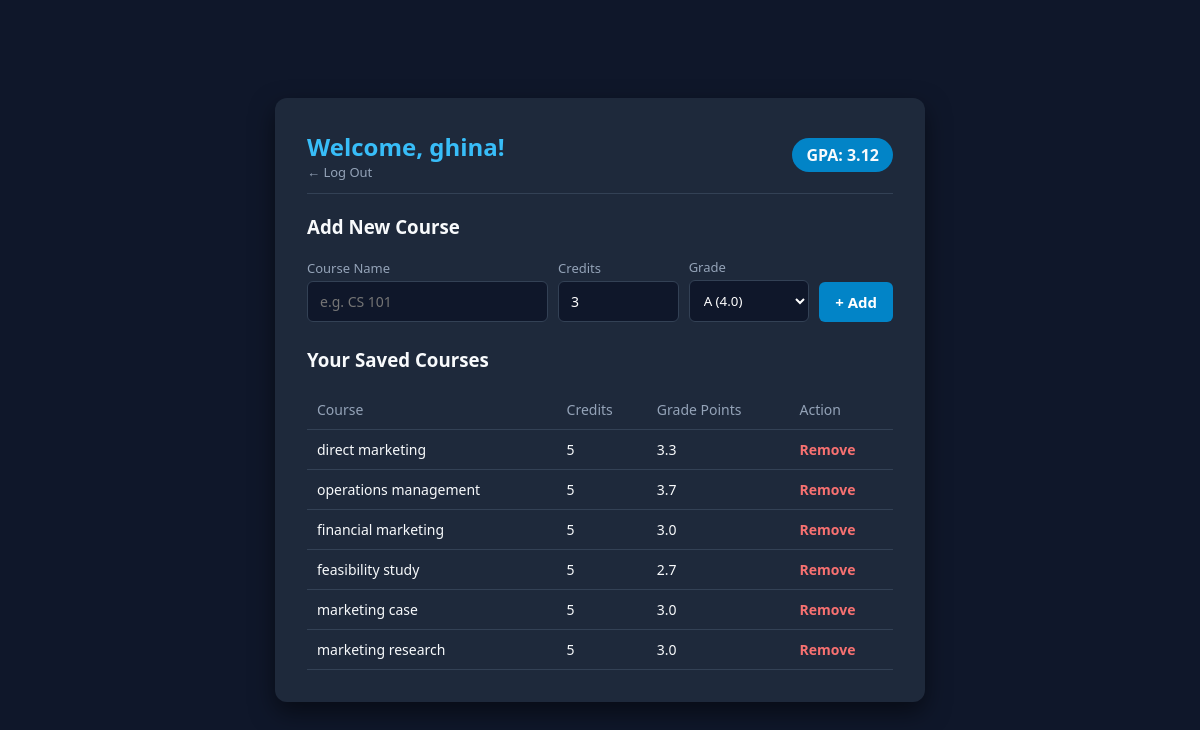
The app's page /dashboard (signed in) with its own data.
### tables this page shows
CREATE TABLE user_grades (
        id INTEGER PRIMARY KEY AUTOINCREMENT,
        username TEXT,
        course_name TEXT,
        credits INTEGER,
        grade_points REAL,
        FOREIGN KEY (username) REFERENCES logen (username) ON DELETE CASCADE
    );

### app.py (the view)
@app.route('/dashboard')
def dashboard():
    if 'user' not in session:
        flash("Please log in first.", "error")
        return redirect(url_for('index'))
    username = session['user']
    conn = get_db()
    cursor = conn.cursor()
    cursor.execute("SELECT * FROM user_grades WHERE username = ?", (username,))
    courses = cursor.fetchall()
    conn.close()
    gpa = calculate_gpa(courses)
    return render_template('dashboard.html', username=username, courses=courses, gpa=gpa)

### app.py (called while the page is built)
def get_db():
    conn = sqlite3.connect(db_path)
    conn.row_factory = sqlite3.Row
    return conn

def calculate_gpa(courses):
    total_credits = sum(c['credits'] for c in courses)
    if total_credits == 0:
        return 0.0
    total_points = sum(c['credits'] * c['grade_points'] for c in courses)
    return total_points / total_credits

### templates/dashboard.html (shortened to what this page needs)
</body>
</html>
{% extends 'base.html' %}
{% block content %}
<div class="top-bar">
    <div>
        <h2 style="text-align: left; margin: 0;">Welcome, {{ username }}!</h2>
        <a href="/logout" class="logout-btn">← Log Out</a>
    </div>
    <div class="gpa-badge">
        GPA: {{ "%.2f"|format(gpa) }}
    </div>
</div>
<h3>Add New Course</h3>
<form action="/add_course" method="POST" class="grid-form">
    <div>
        <label>Course Name</label>
        <input type="text" name="course_name" placeholder="e.g. CS 101" required>
    </div>
    <div>
        <label>Credits</label>
        <input type="number" name="credits" min="1" max="6" value="3" required>
    </div>
    <div>
        <label>Grade</label>
        <select name="grade" style="width: 100%; padding: 10px; background: #0f172a; border: 1px solid #334155; border-radius: 6px; color: #fff;">
            <option value="4.0">A (4.0)</option>
        </select>
    </div>
    <button type="submit">+ Add</button>
</form>
<h3>Your Saved Courses</h3>
{% if courses %}
<table>
    <thead>
        <tr>
            <th>Course</th>
            <th>Credits</th>
            <th>Grade Points</th>
            <th>Action</th>
        </tr>
    </thead>
    <tbody>
        {% for course in courses %}
        <tr>
            <td>{{ course['course_name'] }}</td>
            <td>{{ course['credits'] }}</td>
            <td>{{ course['grade_points'] }}</td>
            <td><a href="/delete_course/{{ course['id'] }}" class="delete-btn">Remove</a></td>
        </tr>
        {% endfor %}
    </tbody>
</table>
{% else %}
<p style="color: #94a3b8; font-size: 14px; text-align: center; margin-top: 20px;">No courses added yet. Add your first course above!</p>
{% endif %}
{% endblock %}

### templates/base.html (shortened to what this page needs)
<!DOCTYPE html>
<html lang="en">
<head>
</head>
<body>
    <div class="card">
        {% block content %}{% endblock %}
    </div>
</body>
</html>

### templates/base.html (style rules this page uses)
* { box-sizing: border-box; font-family: 'Segoe UI', Tahoma, Geneva, Verdana, sans-serif; }
body { background-color: #0f172a; color: #f8fafc; display: flex; justify-content: center; align-items: center; min-height: 100vh; margin: 0; }
.card { background: #1e293b; padding: 32px; border-radius: 12px; box-shadow: 0 10px 25px rgba(0,0,0,0.5); width: 380px; }
h2 { margin-top: 0; color: #38bdf8; text-align: center; font-size: 24px; }
label { font-size: 13px; color: #94a3b8; display: block; margin-top: 14px; margin-bottom: 4px; }
input { width: 100%; padding: 10px 12px; background: #0f172a; border: 1px solid #334155; border-radius: 6px; color: #fff; font-size: 14px; }
button { width: 100%; padding: 12px; background-color: #0284c7; color: white; border: none; border-radius: 6px; margin-top: 20px; cursor: pointer; font-weight: 600; font-size: 15px; }

### templates/dashboard.html (style rules this page uses)
.card { width: 650px !important; }
.top-bar { display: flex; justify-content: space-between; align-items: center; border-bottom: 1px solid #334155; padding-bottom: 12px; margin-bottom: 20px; }
.gpa-badge { background: #0284c7; padding: 6px 14px; border-radius: 20px; font-weight: bold; font-size: 16px; }
.grid-form { display: grid; grid-template-columns: 2fr 1fr 1fr auto; gap: 10px; align-items: end; margin-bottom: 25px; }
.grid-form label { margin-top: 0; }
.grid-form button { margin-top: 0; padding: 10px 16px; }
table { width: 100%; border-collapse: collapse; margin-top: 15px; font-size: 14px; }
th, td { text-align: left; padding: 10px; border-bottom: 1px solid #334155; }
th { color: #94a3b8; font-weight: 500; }
.delete-btn { color: #f87171; text-decoration: none; font-weight: bold; }
.logout-btn { color: #94a3b8; text-decoration: none; font-size: 13px; }

### records on screen
user_grades: course_name "direct marketing", credits "5", grade_points "3.3"
user_grades: course_name "operations management", credits "5", grade_points "3.7"
user_grades: course_name "financial marketing", credits "5", grade_points "3.0"
user_grades: course_name "feasibility study", credits "5", grade_points "2.7"
user_grades: course_name "marketing case", credits "5", grade_points "3.0"
user_grades: course_name "marketing research", credits "5", grade_points "3.0"

### other values on screen
{{ username }} "ghina"
{{ "%.2f"|format(gpa) }} "3.12"
